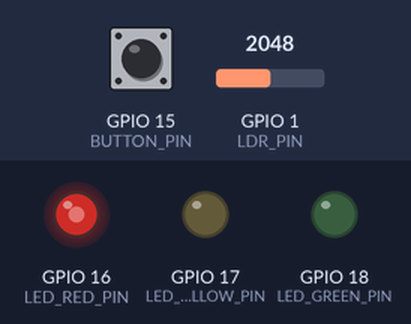
This program was run on a simulated ESP32-S3. Shown: output pins drawn as LEDs (lit = HIGH). Dashed ring = blinking. The inputs (shaded band) are chosen by the test bench; at power-on: GPIO 1 (LDR_PIN) = 2048, GPIO 15 (BUTTON_PIN) HIGH (analog values on the 0–4095 scale). What the program prints to the serial monitor is not drawn.

Above: at 1.5 s.
1.6 s: GPIO 1 (LDR_PIN) set to 1228
At 4.1 s:
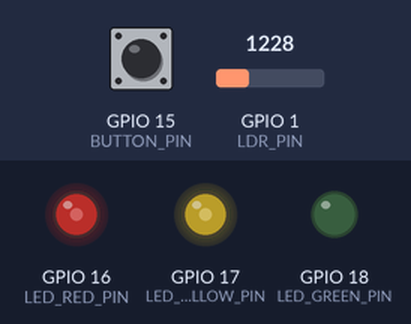
4.6 s: GPIO 1 (LDR_PIN) set to 2047
At 5.4 s:
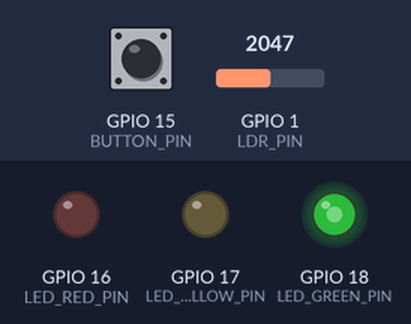
7.6 s: GPIO 15 (BUTTON_PIN) pulled LOW for 0.15 s
At 8.5 s:
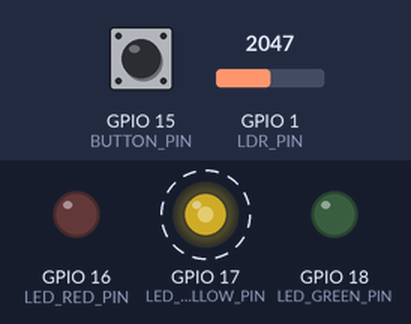
10.6 s: GPIO 15 (BUTTON_PIN) pulled LOW for 1 s
At 14.4 s:
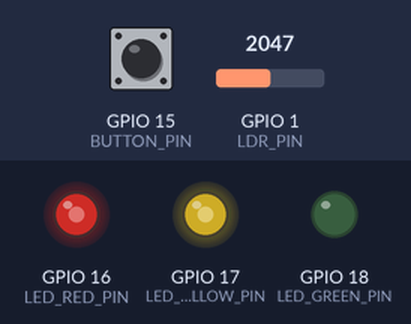
14.6 s: GPIO 1 (LDR_PIN) set to 960
At 15.4 s:
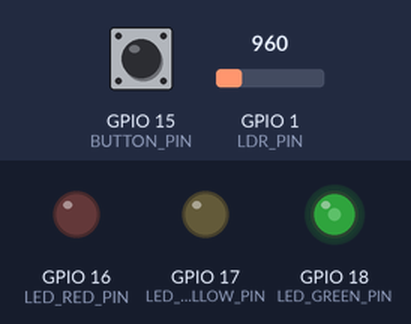
17.6 s: GPIO 1 (LDR_PIN) set to 215
Timing chart, 0 to 24.1 s (numbered marks = the images above; inputs shaded):
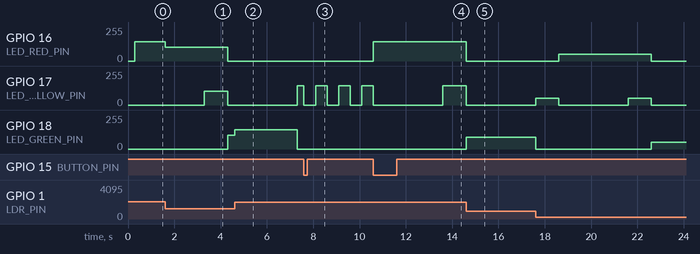

Measured:
- after the input at 1.6 s, GPIO 16 (LED_RED_PIN): 146/255 → 104/255 at once, → 0/255 2.7 s later; GPIO 18 (LED_GREEN_PIN): 0/255 → 104/255 after 2.7 s
- after the input at 4.6 s, GPIO 17 (LED_YELLOW_PIN): 0/255 → 146/255 after 2.7 s; GPIO 18 (LED_GREEN_PIN): 104/255 → 146/255 at once, → 0/255 2.7 s later
- after the input at 7.6 s, GPIO 16 (LED_RED_PIN): stays 0/255 (without the input it goes to 146/255 after 0.70 s)
- after the input at 10.6 s, GPIO 16 (LED_RED_PIN): 0/255 → 146/255 at once
- after the input at 14.6 s, GPIO 18 (LED_GREEN_PIN): 0/255 → 90/255 at once

The program:

main.cpp
```cpp
#include <Arduino.h>
#include <atomic>
#include <cstdint>

constexpr uint8_t LED_RED_PIN = 16;
constexpr uint8_t LED_YELLOW_PIN = 17;
constexpr uint8_t LED_GREEN_PIN = 18;
constexpr uint8_t BUTTON_PIN = 15;
constexpr uint8_t LDR_PIN = 1;

constexpr uint8_t RED_CHANNEL = 0;
constexpr uint8_t YELLOW_CHANNEL = 1;
constexpr uint8_t GREEN_CHANNEL = 2;

constexpr uint32_t PWM_FREQ = 5000;
constexpr uint8_t PWM_RESOLUTION = 8;

constexpr uint32_t DEBOUNCE_DELAY_MS = 50;

constexpr uint32_t RED_DURATION_MS = 3000;
constexpr uint32_t RED_YELLOW_DURATION_MS = 1000;
constexpr uint32_t GREEN_DURATION_MS = 3000;
constexpr uint32_t YELLOW_DURATION_MS = 1000;
constexpr uint32_t SERVICE_BLINK_INTERVAL_MS = 500;

constexpr uint16_t ADC_MIN = 0;
constexpr uint16_t ADC_MAX = 4095;
constexpr uint8_t BRIGHTNESS_MIN = 40;
constexpr uint8_t BRIGHTNESS_MAX = 255;

enum class Mode : uint8_t {
  Normal,
  Service
};

enum class NormalModeState : uint8_t {
  Red,
  RedYellow,
  Green,
  Yellow
};

Mode currentMode = Mode::Normal;
NormalModeState currentNormalState = NormalModeState::Red;

std::atomic<bool> buttonInterruptFlag{false};

bool waitingForRelease = false;
uint32_t lastPressTime = 0;

uint32_t stateStartTime = 0;
uint32_t lastBlinkTime = 0;

bool serviceYellowOn = false;
uint8_t brightness = 200;

void IRAM_ATTR handleButtonInterrupt() {
  buttonInterruptFlag = true;
}

const char* getModeName(const Mode mode) {
  switch (mode) {
    case Mode::Normal: return "NORMAL";
    case Mode::Service: return "SERVICE";
    default: return "UNKNOWN";
  }
}

const char* getStateName(const NormalModeState state) {
  switch (state) {
    case NormalModeState::Red: return "RED";
    case NormalModeState::RedYellow: return "RED_YELLOW";
    case NormalModeState::Green: return "GREEN";
    case NormalModeState::Yellow: return "YELLOW";
    default: return "UNKNOWN";
  }
}

void setLedBrightness(uint8_t r, uint8_t y, uint8_t g) {
  ledcWrite(RED_CHANNEL, r);
  ledcWrite(YELLOW_CHANNEL, y);
  ledcWrite(GREEN_CHANNEL, g);
}

void setNormalState(NormalModeState state) {
  currentNormalState = state;
  stateStartTime = millis();

  Serial.print("State: ");
  Serial.println(getStateName(state));
}

void switchMode() {
  switch (currentMode) {
    case Mode::Normal:
      currentMode = Mode::Service;
      serviceYellowOn = false;
      lastBlinkTime = millis();
      Serial.println("→ SERVICE");
      break;

    case Mode::Service:
      currentMode = Mode::Normal;
      setNormalState(NormalModeState::Red);
      Serial.println("→ NORMAL");
      break;

    default:
      currentMode = Mode::Normal;
      setNormalState(NormalModeState::Red);
      break;
  }
}

void handleButton() {
  if (buttonInterruptFlag.exchange(false)) {
    const uint32_t now = millis();

    if (now - lastPressTime >= DEBOUNCE_DELAY_MS) {
      if (digitalRead(BUTTON_PIN) == LOW && !waitingForRelease) {
        switchMode();
        lastPressTime = now;
        waitingForRelease = true;
      }
    }
  }

  if (waitingForRelease && digitalRead(BUTTON_PIN) == HIGH) {
    waitingForRelease = false;
  }
}

void updateBrightness() {
  uint16_t ldr = analogRead(LDR_PIN);

  brightness = constrain(
    map(ldr, ADC_MIN, ADC_MAX, BRIGHTNESS_MIN, BRIGHTNESS_MAX),
    BRIGHTNESS_MIN,
    BRIGHTNESS_MAX
  );

  static uint32_t lastLogTime = 0;
  if (millis() - lastLogTime > 1000) {
    Serial.print("Mode: ");
    Serial.print(getModeName(currentMode));
    Serial.print(" | LDR: ");
    Serial.print(ldr);
    Serial.print(" | Bright: ");
    Serial.println(brightness);
    lastLogTime = millis();
  }
}

void updateNormalMode() {
  uint32_t now = millis();
  uint32_t dt = now - stateStartTime;

  switch (currentNormalState) {
    case NormalModeState::Red:
      if (dt >= RED_DURATION_MS)
        setNormalState(NormalModeState::RedYellow);
      break;

    case NormalModeState::RedYellow:
      if (dt >= RED_YELLOW_DURATION_MS)
        setNormalState(NormalModeState::Green);
      break;

    case NormalModeState::Green:
      if (dt >= GREEN_DURATION_MS)
        setNormalState(NormalModeState::Yellow);
      break;

    case NormalModeState::Yellow:
      if (dt >= YELLOW_DURATION_MS)
        setNormalState(NormalModeState::Red);
      break;

    default:
      setNormalState(NormalModeState::Red);
      break;
  }
}

void updateServiceMode() {
  uint32_t now = millis();

  if (now - lastBlinkTime >= SERVICE_BLINK_INTERVAL_MS) {
    serviceYellowOn = !serviceYellowOn;
    lastBlinkTime = now;
  }
}

void getNormalLeds(uint8_t& r, uint8_t& y, uint8_t& g) {
  switch (currentNormalState) {
    case NormalModeState::Red:       r = brightness; break;
    case NormalModeState::RedYellow: r = brightness; y = brightness; break;
    case NormalModeState::Green:     g = brightness; break;
    case NormalModeState::Yellow:    y = brightness; break;
    default:                         r = brightness; break;
  }
}

void renderLeds() {
  uint8_t r = 0, y = 0, g = 0;

  switch (currentMode) {
    case Mode::Normal:
      getNormalLeds(r, y, g);
      break;

    case Mode::Service:
      y = serviceYellowOn ? brightness : 0;
      break;

    default:
      r = brightness;
      break;
  }

  setLedBrightness(r, y, g);
}

void setup() {
  Serial.begin(9600);
  delay(300);

  pinMode(BUTTON_PIN, INPUT_PULLUP);
  pinMode(LDR_PIN, INPUT);

  analogReadResolution(12);

  ledcSetup(RED_CHANNEL, PWM_FREQ, PWM_RESOLUTION);
  ledcSetup(YELLOW_CHANNEL, PWM_FREQ, PWM_RESOLUTION);
  ledcSetup(GREEN_CHANNEL, PWM_FREQ, PWM_RESOLUTION);

  ledcAttachPin(LED_RED_PIN, RED_CHANNEL);
  ledcAttachPin(LED_YELLOW_PIN, YELLOW_CHANNEL);
  ledcAttachPin(LED_GREEN_PIN, GREEN_CHANNEL);

  attachInterrupt(digitalPinToInterrupt(BUTTON_PIN), handleButtonInterrupt, FALLING);

  stateStartTime = millis();
  lastBlinkTime = millis();

  Serial.println("Traffic light started");
  setNormalState(NormalModeState::Red);
}

void loop() {
  handleButton();
  updateBrightness();

  switch (currentMode) {
    case Mode::Normal:
      updateNormalMode();
      break;

    case Mode::Service:
      updateServiceMode();
      break;

    default:
      currentMode = Mode::Normal;
      setNormalState(NormalModeState::Red);
      break;
  }

  renderLeds();
}
```
